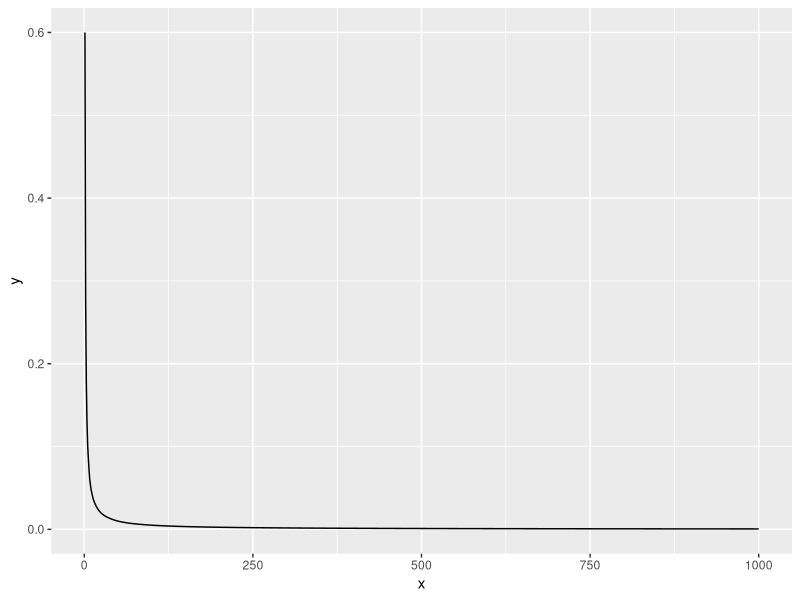
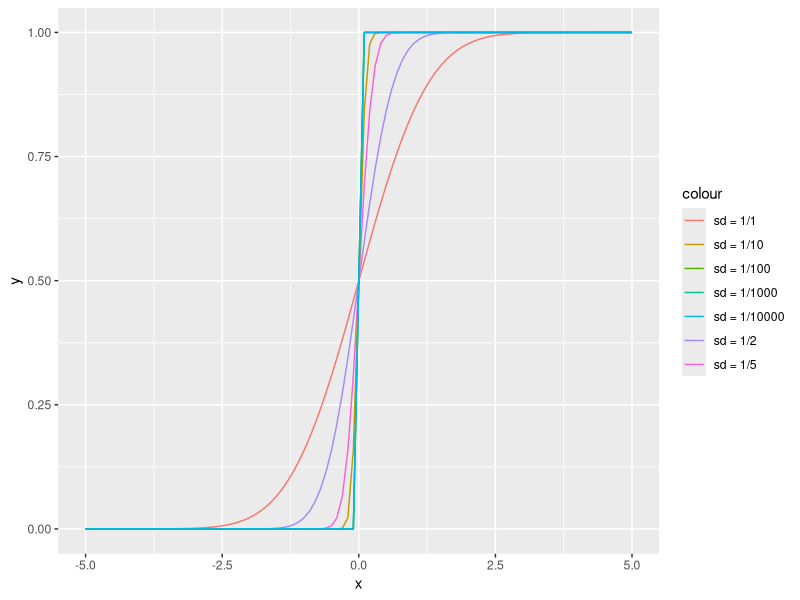

Recreate these plots in R, in order.
## ---- chunk 1
togs <- TRUE
library(ggplot2)
library(dplyr)
library(reshape2)
library(tidyr)
# togs <- FALSE
## ---- chunk 2
x <- 1:1000
X <- matrix(data = NA, nrow = length(x), ncol = 100)
y <- vector(mode = "numeric", length = length(x))
for (i in 1:length(x)) {
  X[i, ] <- rbinom(100, size = 1, prob = 0.5)
}
X <- apply(X, 2, cumsum)
tmp_mat <- matrix(data = (1:1000)^2, nrow = 1000, ncol = 100)
X <- X / tmp_mat
y <- apply(X, 1, mean)
ggplot(data.frame(x = x, y = y), aes(x = x, y = y)) +
  geom_line()
## ---- chunk 3
n <- c(1,2,5,10,100,1000)
ggplot(data = data.frame(x = seq(-5, 5, by = 0.01)), aes(x = x)) +
  stat_function(fun = pnorm, args = list(mean = 0, sd = 1/1), aes(color = "sd = 1/1")) +
  stat_function(fun = pnorm, args = list(mean = 0, sd = 1/2), aes(color = "sd = 1/2")) +
  stat_function(fun = pnorm, args = list(mean = 0, sd = 1/5), aes(color = "sd = 1/5")) +
  stat_function(fun = pnorm, args = list(mean = 0, sd = 1/10), aes(color = "sd = 1/10")) +
  stat_function(fun = pnorm, args = list(mean = 0, sd = 1/100), aes(color = "sd = 1/100")) +
  stat_function(fun = pnorm, args = list(mean = 0, sd = 1/1000), aes(color = "sd = 1/1000")) +
  stat_function(fun = pnorm, args = list(mean = 0, sd = 1/10000), aes(color = "sd = 1/10000"))
